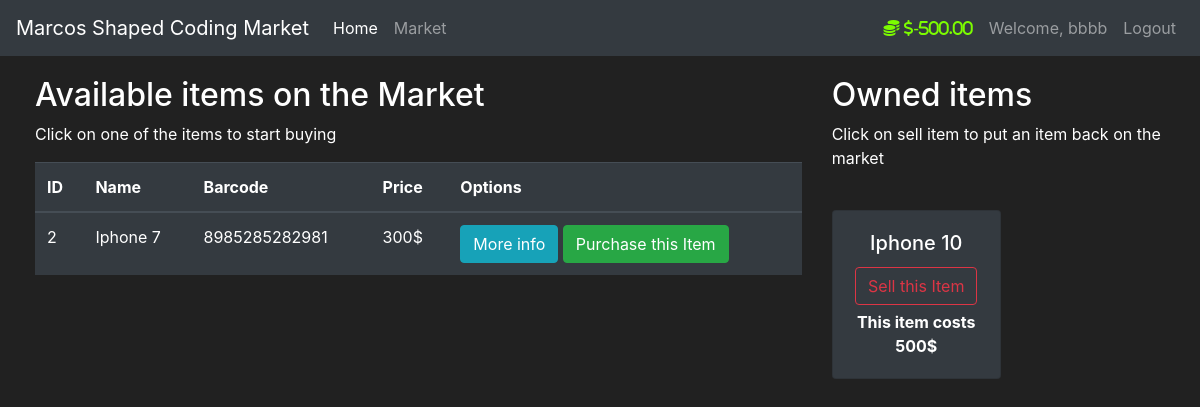
The page /market (signed in) on the database its author committed.
### market/models.py (models this page shows, shortened)
class User(db.Model, UserMixin):
    id = db.Column(db.Integer(), primary_key=True)
    username = db.Column(db.String(length=30), nullable=False, unique=True)
    email_address = db.Column(db.String(length=50), nullable=False, unique=True)
    password_hash = db.Column(db.String(length=60), nullable=False)
    budget = db.Column(db.Integer(), nullable=False, default=1000)
    items = db.relationship('Item', backref='owned_user', lazy=True)
    @property
    def prettier_budget(self):
        return '${:,.2f}'.format(self.budget)
    @property
    def password(self):
        return self.password

class Item(db.Model):
    id = db.Column(db.Integer(), primary_key=True)
    name = db.Column(db.String(length=30), nullable=False, unique=True)
    price = db.Column(db.Integer(), nullable=False)
    barcode = db.Column(db.String(length=12), nullable=False, unique=True)
    description = db.Column(db.String(length=1024), nullable=False, unique=True)
    owner = db.Column(db.Integer(), db.ForeignKey('user.id'))

### market/routes.py (the view, shortened to what this page needs)
@app.route('/market', methods=['GET', 'POST'])
@login_required
def market_page():
    purchase_form = PurchaseItemForm()
    selling_form = SellItemForm()
    if request.method == 'GET':
        items = Item.query.filter_by(owner=None)
        owned_items = Item.query.filter_by(owner=current_user.id)
        return render_template('market.html', items=items, purchase_form=purchase_form, owned_items=owned_items, selling_form= selling_form)

### market/models.py (called while the page is built)
@login_manager.user_loader
def load_user(user_id):
    return User.query.get(int(user_id))

### market/templates/market.html (shortened to what this page needs)
{% extends 'base.html' %}
{% block content %}
<div class="row" style="margin-top:20px; margin-left: 20px;">
   <div class="col-8">
       <h2>Available items on the Market</h2>
       <p>Click on one of the items to start buying</p>
      <table class="table table-hover table-dark">
         <thead>
            <tr>
               <th scope="col">ID</th>
               <th scope="col">Name</th>
               <th scope="col">Barcode</th>
               <th scope="col">Price</th>
               <th scope="col">Options</th>
            </tr>
         </thead>
         <tbody>
            {% for item in items %}
            <tr>
               <td>{{ item.id }}</td>
               <td>{{ item.name }}</td>
               <td>{{ item.barcode }}</td>
               <td>{{ item.price }}$</td>
               <td>
                  <button class="btn btn-outline btn-info" data-toggle="modal" data-target="#Modal-MoreInfo-{{ item.id }}">More info</button>
                  <button class="btn btn-outline btn-success" data-toggle="modal" data-target="#Modal-Confirm-{{ item.id }}">Purchase this Item</button>
               </td>
            </tr>
            {% endfor%}
         </tbody>
      </table>
   </div>
   <div class="col-4">
      <h2>Owned items</h2>
      <p>Click on sell item to put an item back on the market</p>
      <br>
      <div class="row">
         {% for owned_item in owned_items %}
             <div class="col-md-6">
                 <div style="margin-bottom: 5px" class="card text-center bg-dark">
                      <div class="card-body">
                          <h5 class="card-title">{{ owned_item.name }}</h5>
                          <button type="button" class="btn btn-outline-danger" style="margin-bottom: 5px"
                                  data-toggle="modal" data-target="#Modal-SellingConfirm-{{ owned_item.id }}">
                              Sell this Item
                          </button>
                          <p class="card-text"><strong>
                              This item costs {{ owned_item.price }}$
                          </strong></p>
                      </div>
                  </div>
             </div>
           {% endfor %}
      </div>
   </div>
</div>
{% endblock %}

### market/templates/base.html (shortened to what this page needs)
<!doctype html>
<html lang="en">
   <head>
      <link rel="stylesheet" href="https://cdn.jsdelivr.net/npm/bootstrap@4.5.3/dist/css/bootstrap.min.css">
   </head>
   <body>
   <nav class="navbar navbar-expand-md navbar-dark bg-dark">
       <a class="navbar-brand" href="#">Marcos Shaped Coding Market</a>
       <div class="collapse navbar-collapse" id="navbarNav">
           <ul class="navbar-nav mr-auto">
               <li class="nav-item active">
                   <a class="nav-link" href=" {{ url_for('home_page') }}">Home <span class="sr-only">(current)</span></a>
               </li>
               <li class="nav-item">
                   <a class="nav-link" href="{{ url_for('market_page') }}">Market</a>
               </li>
           </ul>
           {% if current_user.is_authenticated %}
               <ul class="navbar-nav">
                    <li class="nav-item">
                       <a class="nav-link" style="color: lawngreen">
                           <i class="fas fa-coins"> {{ current_user.prettier_budget }} </i>
                       </a>
                   </li>
                   <li class="nav-item">
                       <a class="nav-link">Welcome, {{ current_user.username }}</a>
                   </li>
                   <li class="nav-item">
                       <a class="nav-link" href="{{ url_for('logout_page') }}">Logout</a>
                   </li>
               </ul>
           {% endif %}
       </div>
   </nav>
   {% block content %}
   {% endblock %}
   </body>
</html>

### market/templates/base.html (style rules this page uses)
body { background-color: #212121; color: white }

### rows shown on the page
User: prettier_budget "$-500.00", username "bbbb"
Item: id "2", name "Iphone 7", barcode "8985285282981", price "300"
Item: name "Iphone 10", price "500"
